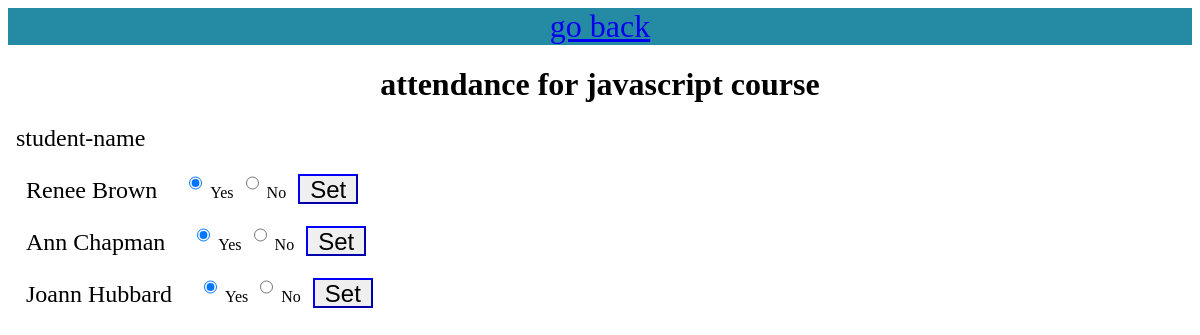
Page /javascript_attend on the committed database.
### tables this page shows
CREATE TABLE students_attendance (
        id INTEGER PRIMARY KEY,
        teacher_id INTEGER,
        student_id INTEGER,
        course_id INTEGER,
        attendance TEXT,
        FOREIGN KEY (student_id) REFERENCES students (id),
        FOREIGN KEY (course_id) REFERENCES courses (id),
        FOREIGN KEY (teacher_id) REFERENCES teachers (id),
        UNIQUE(student_id, course_id, teacher_id)
        );

CREATE TABLE "students" (
	"id"	INTEGER,
	"name"	TEXT NOT NULL,
	"email"	TEXT NOT NULL UNIQUE,
	"phone_num"	TEXT,
	PRIMARY KEY("id")
);

### app.py (the view, shortened to what this page needs)
@app.route('/javascript_attend',methods=['GET','POST'])
def javascript():
    if request.method == 'GET':
        javascript_attend = {}
        students = execute_query("SELECT s.name, sa.attendance FROM students_attendance sa JOIN students s ON s.id = sa.student_id WHERE sa.course_id=5")
        for student in students:
            name = student[0]
            attend = student[1]
            javascript_attend[name] = attend
        return render_template('javascript_attend.html', javascript_attend=javascript_attend)

### setup_db.py (called while the page is built)
def execute_query(sql):
    with sqlite3.connect("students.db") as conn:
        cur=conn.cursor()
        cur.execute(sql)
        return cur.fetchall()

### templates/javascript_attend.html (shortened to what this page needs)
<!DOCTYPE html>
<html lang="en">
<head>
    <link rel="stylesheet" href="/static/python_attend.css">
</head>
<body>
    <div class="navbar-main">
        <a href="/attendance">go back</a>
    </div>
    <h1>attendance for javascript course</h1>
    <p>student-name</p>
    {% for name, attend in javascript_attend.items() %}
    <form action="/javascript_attend" method="POST">
<label class="student">
        {{ name }}
    </label>
    <input type="radio" name="attendance" value="yes" {% if attend == "yes" %}checked{% endif %}>Yes
    <input type="radio" name="attendance" value="no" {% if attend == "no" %}checked{% endif %}>No
    <button type="submit">Set</button>
</form>
    {% endfor %}
</body>
</html>

### static/python_attend.css (style rules this page uses)
.navbar-main { display: grid; text-align: center; font-size: xx-large; background-color: rgb(37, 139, 165); }
h1 { display: grid; text-align: center; font-size: xx-large; }
.student, input, button { margin: 8px; padding: 0 10px; height: 30px; border-color: blue; font-size: x-large; }
p { font-size: x-large; margin: 8px; }

### rows in the picture
students_attendance: name "Renee Brown", attendance "☑"
students_attendance: name "Ann Chapman", attendance "☑"
students_attendance: name "Joann Hubbard", attendance "☑"
